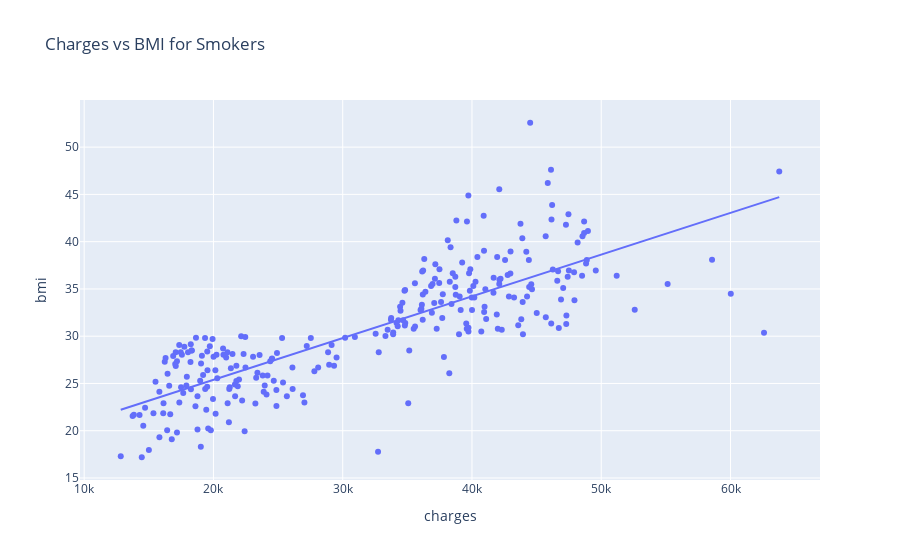

Notebook cell for this chart:
### Markdown cell above
Both of them show very week correlation with charges, but this might be due to the fact that we analyzed the correlation of all the data, instead of selecting subsets. For age we can see clearly 3 groupings, one at the left of the graph that contains majority of data and is made up exclusively of non-smokers, and that clearly shows correlation between the age and the charges, However this correlation is disrupted by other two groups, one that has significant number of smokers and the other highest charged one made up exclusively of smokers.

For BMI there might be some correlation between smokers with higher BMI and smokers with lower, However there doesn't seem to be any trend in non-smokers. We can check that again by investigating only the subset where smoker status is yes.

### Code cell
# Check correlation between BMI and charges for smoker=True group
smoker_true = insurance[insurance['smoker'] == True]
correlation = smoker_true['bmi'].corr(smoker_true['charges'])
print(f"Correlation between BMI and charges for smokers: {correlation:.3f}")

# Visualize the relationship for smokers
fig = px.scatter(smoker_true, x='charges', y='bmi', trendline='ols',
                 title='Charges vs BMI for Smokers',
                 hover_data=['age', 'sex', 'region'])
fig.show()

### Figure 1 — Plotly figure (JSON) as saved in the notebook; plotly's stock layout.template omitted (floating-point values rounded to 4 significant figures; data arrays with more than 128 entries replaced by an {"elided": "..."} marker saying what was removed)
{"data": [{"customdata": {"elided": "274x3 mixed values"}, "hovertemplate": "charges=%{x}<br>bmi=%{y}<br>age=%{customdata[0]}<br>sex=%{customdata[1]}<br>region=%{customdata[2]}<extra></extra>", "legendgroup": "", "marker": {"color": "#636efa", "symbol": "circle"}, "mode": "markers", "name": "", "orientation": "v", "showlegend": false, "type": "scatter", "x": {"elided": "274 float values"}, "xaxis": "x", "y": {"elided": "274 float values"}, "yaxis": "y"}, {"hovertemplate": "<b>OLS trendline</b><br>bmi = 0.000441523 * charges + 16.5575<br>R<sup>2</sup>=0.650411<br><br>charges=%{x}<br>bmi=%{y} <b>(trend)</b><extra></extra>", "legendgroup": "", "marker": {"color": "#636efa", "symbol": "circle"}, "mode": "lines", "name": "", "showlegend": false, "type": "scatter", "x": {"elided": "274 float values"}, "xaxis": "x", "y": {"elided": "274 float values"}, "yaxis": "y"}], "layout": {"legend": {"tracegroupgap": 0}, "title": {"text": "Charges vs BMI for Smokers"}, "xaxis": {"anchor": "y", "domain": [0, 1], "title": {"text": "charges"}}, "yaxis": {"anchor": "x", "domain": [0, 1], "title": {"text": "bmi"}}}}
